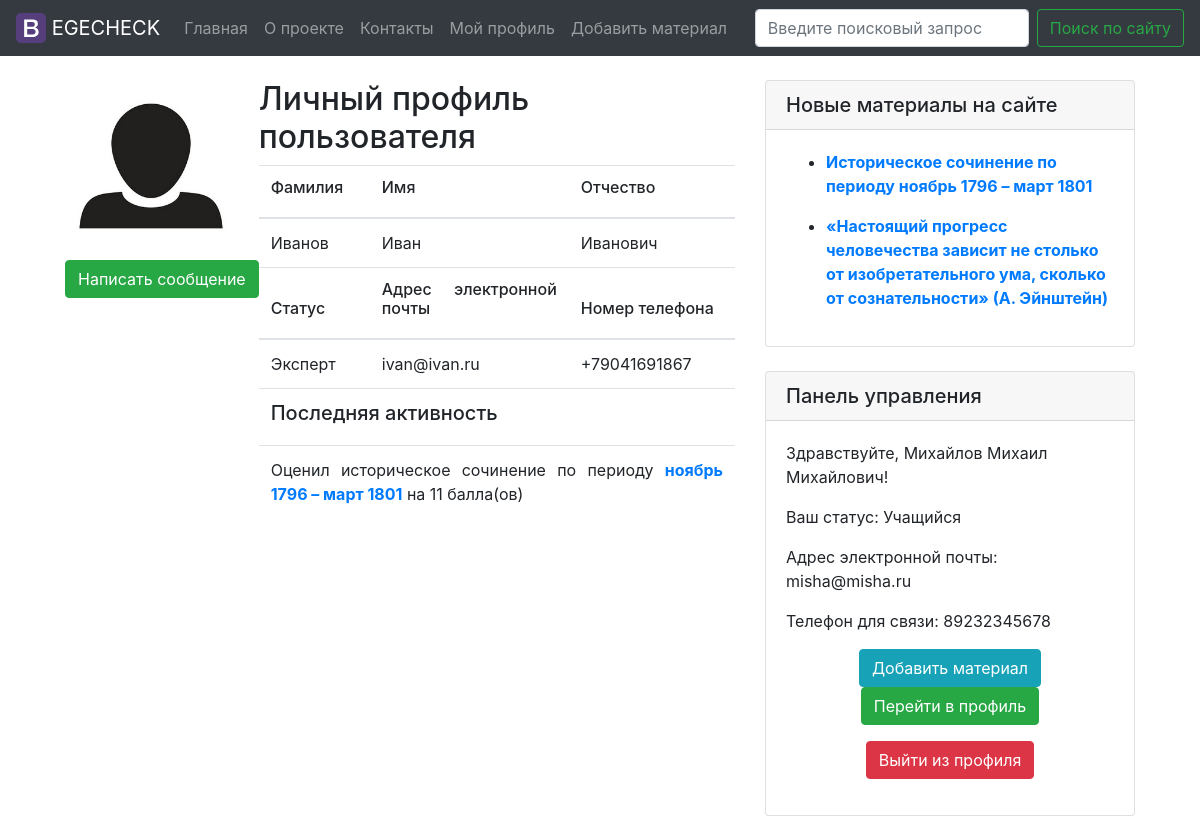
/profile/ivanivanov4 (signed in), run on the app's committed database.
### models.py (models this page shows)
class Users(Model, UserMixin):
    class Meta:
        database = db
        table_name = "users"
    name = CharField()
    surname = CharField()
    middle_name = CharField()
    nickname = CharField()
    status = CharField()
    email = CharField(unique=True)
    password = CharField()
    phone_number = CharField()

class CommentsH(Model):
    class Meta:
        database = db
        table_name = "comments_h"
    k1h_grade = IntegerField()
    k1h = CharField()
    k2h_grade = IntegerField()
    k2h = CharField()
    k3h_grade = IntegerField()
    k3h = CharField()
    k4h_grade = IntegerField()
    k4h = CharField()
    k5h_grade = IntegerField()
    k5h = CharField()
    k6h_grade = IntegerField()
    k6h = CharField()
    k7h_grade = IntegerField()
    k7h = CharField()
    total = IntegerField()
    date = DateTimeField()
    author = ForeignKeyField(Users, backref='history_comments')
    category = CharField(default='История')
    post_id = ForeignKeyField(Posts, backref='post_id_h')

class Posts(Model):
    class Meta:
        database = db
        table_name = "posts"
    title = CharField()
    category = CharField()
    content = TextField()
    author = ForeignKeyField(Users, backref='posts_author')
    create_date = DateTimeField()
    is_published = BooleanField(default=True)

### routes.py (the view)
@app.route('/profile/<nickname>', methods=['GET', 'POST'])
@login_required
def profile(nickname):
    user_surname = ''
    user_id = 0
    student_post_count = 0
    all_count = 0
    user_middle_name = ''
    user_name = ''
    user_nickname = ''
    user_status = ''
    user_email = ''
    user_phone = ''
    student_post_list = ''
    expert_comments_h = ''
    expert_comments_s = ''
    g.user = current_user.get_id()
    all_users = Users.select().where(Users.nickname == nickname)
    form = MessageForm()
    for p_user in all_users:
        user_id = p_user.id
        user_name = p_user.name
        user_surname = p_user.surname
        user_middle_name = p_user.middle_name
        user_nickname = p_user.nickname
        user_status = p_user.status
        user_email = p_user.email
        user_phone = p_user.phone_number
    notification_list = Notification.select().join(Users, on=Notification.recipient).where(
        Notification.recipient == g.user).order_by(Notification.date.desc())
    notification_count = Notification.select().join(Users, on=Notification.recipient).where(
        Notification.recipient == g.user).count()
    message_list = Messages.select().join(Users, on=Messages.recipient).where(
        Messages.recipient == g.user).order_by(Messages.date.desc())
    message_count = Messages.select().join(Users, on=Messages.recipient).where(
        Messages.recipient == g.user).count()
    for student in all_users:
        if student.status == 'Учащийся':
            student_post_list = Posts.select().join(Users).where(Users.nickname == nickname)
            student_post_count = Posts.select().join(Users).where(Users.nickname == nickname).count()
    for expert in all_users:
        if expert.status == 'Педагог' or expert.status == 'Эксперт' or expert.status == 'Репетитор':
            expert_comments_h = CommentsH.select().join(Posts).where(CommentsH.post_id == Posts.id)
            expert_comments_s = CommentsS.select().join(Posts).where(CommentsS.post_id == Posts.id)
            expert_comments_h_count = CommentsH.select().join(Posts).where(CommentsH.post_id == Posts.id).count()
            expert_comments_s_count = CommentsS.select().join(Posts).where(CommentsS.post_id == Posts.id).count()
            all_count = expert_comments_h_count + expert_comments_s_count
    if request.method == "POST" and form.validate_on_submit():
        theme = form.theme.data
        message = form.message.data
        Messages.create(theme=theme, message=message, sender=g.user, recipient=user_id,
                        date=datetime.today())
        return redirect(request.url)
    if user_id == g.user:
        return render_template('my_profile.html', user_surname=user_surname,
                               user_middle_name=user_middle_name, user_name=user_name, user_nickname=user_nickname,
                               user_status=user_status, user_email=user_email, user_phone=user_phone,
                               notification_list=notification_list, student_post_list=student_post_list,
                               expert_comments_h=expert_comments_h, expert_comments_s=expert_comments_s,
                               message_list=message_list, message_count=message_count,
                               notification_count=notification_count, student_post_count=student_post_count,
                               all_count=all_count)
    else:
        return render_template('user.html', user_surname=user_surname,
                               user_middle_name=user_middle_name, user_name=user_name, user_nickname=user_nickname,
                               user_status=user_status, user_email=user_email, user_phone=user_phone,
                               notification_list=notification_list, student_post_list=student_post_list,
                               expert_comments_h=expert_comments_h, expert_comments_s=expert_comments_s, form=form)

### forms.py
class MessageForm(FlaskForm):
    theme = StringField('Тема сообщения', validators=[Required()])
    message = TextAreaField('Текст сообщения')
    submit = SubmitField('Отправить сообщение')

### app.py (called while the page is built)
@login_manager.user_loader
def load_user(user_id):
    return Users.get(Users.id == user_id)

@app.context_processor
def sidebar():
    last_posts = Posts.select().order_by(Posts.create_date.desc()).limit(5)
    return dict(last_posts=last_posts)

@app.context_processor
def need_info():
    u_status = ''
    u_id = 0
    u_name = ''
    u_surname = ''
    u_middle_name = ''
    u_nickname = ''
    g.user = current_user.get_id()
    user_info = Users.select().where(Users.id == g.user)
    for now_user in user_info:
        u_status = now_user.status
        u_id = now_user.id
    all_users = Users.select()
    for i in all_users:
        u_name = i.name
        u_surname = i.surname
        u_middle_name = i.middle_name
        u_nickname = i.nickname
    return dict(u_status=u_status, u_id=u_id, all_users=all_users, u_name=u_name, u_surname=u_surname,
                u_middle_name=u_middle_name, u_nickname=u_nickname)

### templates/user.html (shortened to what this page needs)
{% extends "base.html" %}
{% import 'bootstrap/wtf.html' as wtf %}
{% block content %}
<div class="container-fluid">
  <div class="row align-items-start justify-content-center">
  <div class="col-7">
    <div class="media">
  <figure class="figure">
  <img src="{{ url_for('static', filename='user_icon.jpg') }}" class="figure-img img-fluid rounded" width="172" height="172" alt="A generic square placeholder image with rounded corners in a figure.">
  <figcaption class="figure-caption text-center"><button type="button" class="btn btn-success" data-toggle="modal" data-target="#MessageForm">Написать сообщение</button></figcaption>
</figure>
  <div class="media-body">
    <h2 class="mt-0">Личный профиль пользователя</h2>
    <table class="table table-borderless text-justify">
        <thead>
    <tr>
      <th scope="col"><h6>Фамилия</h6></th>
      <th scope="col"><h6>Имя</h6></th>
      <th scope="col"><h6>Отчество</h6></th>
    </tr>
    <tr>
      <td>{{user_surname}}</td>
      <td>{{user_name}}</td>
      <td>{{user_middle_name}}</td>
    </tr>
    <tr>
      <th scope="col"><h6>Статус</h6></th>
      <th scope="col"><h6>Адрес электронной почты</h6></th>
      <th scope="col"><h6>Номер телефона</h6></th>
    </tr>
  </thead>
  <tbody>
    <tr>
      <td>{{user_status}}</td>
      <td>{{user_email}}</td>
      <td>{{user_phone}}</td>
    </tr>
    <tr>
        <th colspan="6"><h5>Последняя активность</h5></th>
    </tr>
    <tr>
        <td colspan="6">
     {% for expert_comments in expert_comments_h %}
     <p>Оценил историческое сочинение по периоду <a class="alert-link" href="{{ url_for('post', id=expert_comments.post_id.id)}}">{{ expert_comments.post_id.title}}</a> на {{expert_comments.total}} балла(ов)</p>
     {% endfor %}
        </td>
    </tr>
</tbody>
    </table>
  </div>
</div>
  </div>
{% endblock %}

### templates/base.html (shortened to what this page needs)
<!DOCTYPE html>
<html lang="ru">
<head>
  <link rel="stylesheet" href="https://maxcdn.bootstrapcdn.com/bootstrap/4.0.0/css/bootstrap.min.css">
  <link href="https://maxcdn.bootstrapcdn.com/font-awesome/4.3.0/css/font-awesome.min.css" rel="stylesheet">
</head>
<body>
<nav class="navbar sticky-top navbar-expand-lg navbar-dark bg-dark">
  <a class="navbar-brand" href="{{url_for('index')}}">
    <img src="{{ url_for('static', filename='bootstrap-solid.svg') }}" width="30" height="30" class="d-inline-block align-top" alt="">
    EGECHECK
  </a>
  <div class="collapse navbar-collapse" id="navbarSupportedContent">
    <ul class="navbar-nav mr-auto">
      {% if current_user.is_authenticated %}
      <li class="nav-item">
        <a class="nav-link" href="{{url_for('index')}}">Главная</a>
      </li>
      <li class="nav-item">
        <a class="nav-link" href="{{url_for('about')}}">О проекте</a>
      </li>
      <li class="nav-item">
        <a class="nav-link" href="{{url_for('contacts')}}">Контакты</a>
      </li>
      <li class="nav-item">
        <a class="nav-link" href="{{url_for('profile', nickname=current_user.nickname)}}">Мой профиль</a>
      </li>
      {% if current_user.is_authenticated and u_status == 'Учащийся' %}
      <li class="nav-item">
        <a class="nav-link" href="{{url_for('add')}}">Добавить материал</a>
      </li>
      {% endif %}
      {% endif %}
    </ul>
    <form class="form-inline my-2 my-lg-0">
      <input class="form-control mr-sm-2" type="search" placeholder="Введите поисковый запрос" aria-label="Search">
      <button class="btn btn-outline-success my-2 my-sm-0" type="submit">Поиск по сайту</button>
    </form>
  </div>
</nav>
<br/>
  {% block content %} {% endblock %}
  <div class="col-4">
    <div class="card">
  <h5 class="card-header">Новые материалы на сайте</h5>
  <div class="card-body">
    {% for posts in last_posts %}
    <ul>
    {% if posts.category == 'История' %}
    <li><a class="alert-link" href="{{ url_for('post', id=posts.id)}}"><p>Историческое сочинение по периоду {{ posts. title }}</p></a></li>
    {% else %}
    <li><a class="alert-link" href="{{ url_for('post', id=posts.id)}}"><p>{{ posts.title }}</p></a></li>
    {% endif %}
  </ul>
    {% endfor %}
  </div>
</div>
<div class="card">
  <h5 class="card-header">Панель управления</h5>
  {% if current_user.is_authenticated %}
  <div class="card-body">
<p>Здравствуйте, {{ current_user.surname }} {{ current_user.name }} {{ current_user.middle_name }}!</p>
<p>Ваш статус: {{ current_user.status }}</p>
<p>Адрес электронной почты: {{ current_user.email }}</p>
<p>Телефон для связи: {{ current_user.phone_number }}</p>
{% if u_status == 'Учащийся' %}
<p class="text-center"><a class="btn btn-info" href="{{url_for('add')}}">Добавить материал</a>
<a class="btn btn-success" href="{{url_for('profile', nickname=current_user.nickname)}}">Перейти в профиль</a></p>
<p class="text-center"><a class="btn btn-danger" href="{{ url_for('logout') }}">Выйти из профиля</a></p>
{% else %}
<p class="text-center"><a class="btn btn-success" href="{{url_for('profile', nickname=current_user.nickname)}}">Перейти в  мой профиль</a> <a class="btn btn-danger" href="{{ url_for('logout') }}">Выйти из профиля</a></p>
{% endif %}
  </div>
  {% endif %}
</div>
  </div>
</div>
</div>
</body>
</html>

### data on the page
Users: surname "Иванов", name "Иван", middle_name "Иванович", status "Эксперт", email "ivan@ivan.ru", phone_number "+79041691867"
CommentsH: post_id "ноябрь 1796 – март 1801", total "11"
Posts: title "ноябрь 1796 – март 1801"
Posts: title "«Настоящий прогресс человечества зависит не столько от изобретательного ума, сколько от сознательности» (А. Эйнштейн)"
Users: surname "Михайлов", name "Михаил", middle_name "Михайлович", status "Учащийся", email "misha@misha.ru", phone_number "89232345678"
